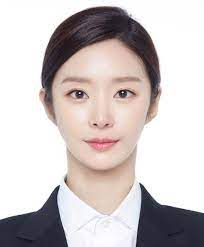
#> input picture Data/Image/03.jpg, 204 x 247 px
$ jupyter execute eye_chang.ipynb
#> lines starting #> are read from the running program, lines starting #| are printed output that depends on the picture
[cell 1]
import numpy as np
import cv2

[cell 2]
# 이미지 경로 입력하면 이미지, 양눈 좌표 반환 함수

def eye_detect(path):

    # 눈탐지 모델
#> called with path = './Data/Image/03.jpg'
    eye_casecade = cv2.CascadeClassifier(cv2.data.haarcascades + 'haarcascade_eye.xml')

    # np.fromfile(바이너리(텍스트)파일or경로, dtype)
    ff = np.fromfile(path, np.uint8) # uint8:양수, 2^8개, 0~255

    # cv2.imencode(출력파일확장자, 합축할이미지, params) return 압축결과(bool), 압축된이미지
    # params : https://docs.opencv.org/3.4/d8/d6a/group__imgcodecs__flags.html#ga292d81be8d76901bff7988d18d2b42ac

    # cv2.imdecode(인코딩된배열, ImreadModes) return 이미지배열
    # ImreadModes : https://docs.opencv.org/3.4/d8/d6a/group__imgcodecs__flags.html#ga61d9b0126a3e57d9277ac48327799c80
    img = cv2.imdecode(ff, cv2.IMREAD_UNCHANGED)
#> img is the input picture: shape (247, 204, 3); mean B, G, R 195.6, 195.9, 203.9

    # 이미지 리사이즈
    img = cv2.resize(img, dsize=(0, 0), fx=1.0, fy=1.0, interpolation=cv2.INTER_LINEAR)

    # 이미지 컬러 설정
    gray = cv2.cvtColor(img, cv2.COLOR_BGR2GRAY)
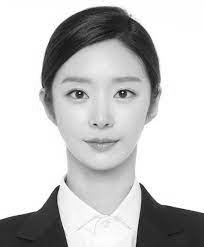
#> gray: shape (247, 204); min 3, max 255, mean 198.3


    # 눈탐지
    eyes = eye_casecade.detectMultiScale(img)
#> eyes = [[60, 76, 35, 35], [105, 76, 34, 34]]

    # 눈 좌우 결정
    if eyes[0][0]<=eyes[1][0]:
        x1, x2, x3, x4 = eyes[0]
#> x1 = 60; x2 = 76; x3 = 35; x4 = 35
        y1, y2, y3, y4 = eyes[1]
#> y1 = 105; y2 = 76; y3 = 34; y4 = 34

    else :
        x1, x2, x3, x4 = eyes[1]
        y1, y2, y3, y4 = eyes[0]

    # 눈이미지만 추출
    left=img[x2:x2+x4,x1:x1+x3]
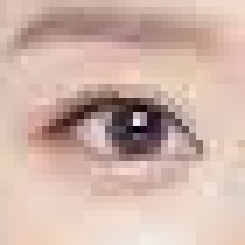
#> left: shape (35, 35, 3) (shown 7 times larger); mean B, G, R 169.5, 180, 207.5
    right=img[y2:y2+y4,y1:y1+y3]
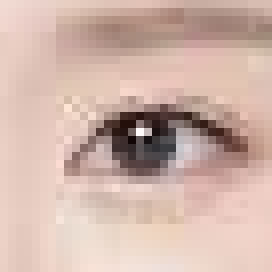
#> right: shape (34, 34, 3) (shown 8 times larger); mean B, G, R 170.1, 180.5, 208.1

    # img:원본이미지, left:왼눈, right:오른눈, [[x1, x2, x3, x4], [y1, y2, y3, y4]]:[왼눈좌표, 오른눈좌표]
    return img, left, right, [[x1, x2, x3, x4], [y1, y2, y3, y4]]

[cell 3]
img, left, right, eyes = eye_detect('./Data/Image/03.jpg')
#> eyes = [[60, 76, 35, 35], [105, 76, 34, 34]]

# [14 lines of commented-out code are left out]

[cell 4]
# 이미지에서 눈 좌표
eyes
#> Out = [[60, 76, 35, 35], [105, 76, 34, 34]]

[cell 5]
img2, left2, right2, eyes2 = eye_detect('./Data/Image/02.jpg')
#> call 2 of eye_detect, with path = './Data/Image/02.jpg'
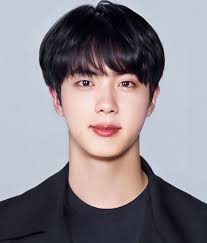
#> input picture Data/Image/02.jpg, 207 x 243 px
#> in eye_detect, img is the input picture: shape (243, 207, 3); mean B, G, R 141.4, 134.2, 139.8
#> in eye_detect (call 2), `gray = cv2.cvtColor(img, cv2.COLOR_BGR2GRAY)`:
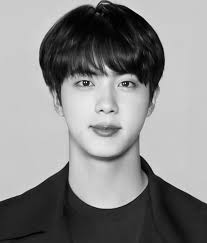
#> gray: shape (243, 207); min 1, max 249, mean 136.6
#> in eye_detect (call 2), `eyes = eye_casecade.detectMultiScale(img)`: eyes = [[73, 71, 24, 24], [113, 72, 25, 25]]
#> in eye_detect (call 2), `x1, x2, x3, x4 = eyes[0]`: x1 = 73; x2 = 71; x3 = 24
#> in eye_detect (call 2), `y1, y2, y3, y4 = eyes[1]`: y1 = 113; y2 = 72; y3 = 25
#> in eye_detect (call 2), `left=img[x2:x2+x4,x1:x1+x3]`:
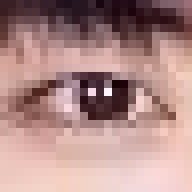
#> left: shape (24, 24, 3) (shown 8 times larger); mean B, G, R 135.6, 138.7, 174.8
#> in eye_detect (call 2), `right=img[y2:y2+y4,y1:y1+y3]`:
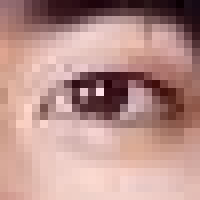
#> right: shape (25, 25, 3) (shown 8 times larger); mean B, G, R 139.2, 144.9, 184
#> eyes2 = [[73, 71, 24, 24], [113, 72, 25, 25]]


# [11 lines of commented-out code are left out]

[cell 6]
# 눈 합성

# 눈의 왼쪽 위 모서리 기준 x1=x좌표, x2=y좌표, x3,x4=길이
x1, x2, x3, x4=eyes[0]
#> x1 = 60; x2 = 76; x3 = 35; x4 = 35
y1, y2, y3, y4=eyes[1]
#> y1 = 105; y2 = 76; y3 = 34; y4 = 34

# 왼눈
# left2 = cv2.resize(left2, (0, 0), fx=4, fy=4, interpolation=cv2.INTER_NEAREST)
left2 = cv2.resize(left2, eyes[1][2:])
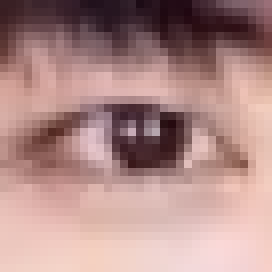
#> left2: shape (34, 34, 3) (shown 8 times larger); mean B, G, R 135.4, 138.5, 174.7

# mask_l = left2[:, :, -1]    # mask는 알파 채널로 만든 마스크 영상
# left2 = left2[:, :, 0:3]    # src는 b, g, r 3채널로 구성된 컬러 영상

# img[y2:y2+y4,y1:y1+y3] =left2*1 + (img[y2:y2+y4,y1:y1+y3])*0.0


# 오른눈

# right2 = cv2.resize(right2, (0, 0), fx=4, fy=4, interpolation=cv2.INTER_NEAREST)
right2 = cv2.resize(right2, eyes[0][2:])
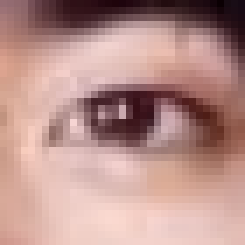
#> right2: shape (35, 35, 3) (shown 7 times larger); mean B, G, R 139.1, 144.8, 183.9

# [9 lines of commented-out code are left out]

[cell 7]
# 오른쪽 눈 합성
result = cv2.seamlessClone(
            right2,
            img,
            np.full(right2.shape[:2], 255, right2.dtype),
            (x1+(x3//2),x2+(x3//2)),
            cv2.MIXED_CLONE
        )

# 왼쪽 눈 합성
result = cv2.seamlessClone(
            left2,
            result,
            np.full(left2.shape[:2], 255, left2.dtype),
            (y1+(y3//2),y2+(y3//2)),
            cv2.MIXED_CLONE
        )
